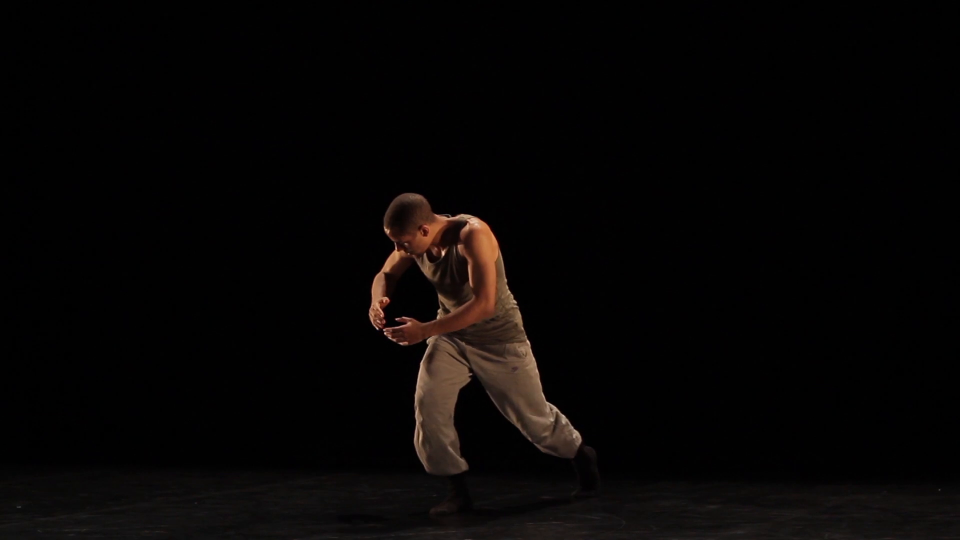
#> input picture frame 65 of documentary/example1.mp4, 1920 x 1080 px (shown at 1/2 size)
$ jupyter execute doku.ipynb
#> lines starting #> are read from the running program, lines starting #| are printed output that depends on the picture
Langzeitbelichtung

[cell 1]
import cv2 as cv
from tqdm import tqdm
import numpy as np

[cell 2]
######################################################################
# read video #########################################################
######################################################################
video = cv.VideoCapture(cv.samples.findFileOrKeep("./example1.mp4"))

[cell 3]
def averager():
    """Calculate the average using a closure."""
    count = 0
    total = 0.0

    def average(value):
        nonlocal count, total
        count += 1
        total += value
        return total / count

    return average

[cell 4]
######################################################################
# calculate r, b and g average from every frame ######################
######################################################################
step = 1
r, g, b = None, None, None
r_avg, g_avg, b_avg = averager(), averager(), averager()
total_frames = int(video.get(cv.CAP_PROP_FRAME_COUNT))
for count in tqdm(range(total_frames)):
    # Split the frame into its respective channels
    _, frame = video.read()

    if count % step == 0 and frame is not None:
        # separate frame into r, b and g matrices
        b_curr, g_curr, r_curr = cv.split(frame.astype("float"))
        # add r, b and g to average (per pixel basis)
        r, g, b = r_avg(r_curr), g_avg(g_curr), b_avg(b_curr)

# merge r, b and g matrices to pixel matrix
avg = cv.merge([b, g, r]).astype("uint8")

[cell 5]
######################################################################
# show average as image ##############################################
######################################################################
cv.imshow('Langzeitbelichtung', avg)
cv.waitKey(0)
cv.destroyAllWindows()

Foreground mask from last frame

[cell 6]
######################################################################
# setup & read video #################################################
######################################################################
background_subtraction = cv.createBackgroundSubtractorKNN()
video = cv.VideoCapture(cv.samples.findFileOrKeep("./example1.mp4"))

[cell 7]
######################################################################
# get foreground mask from last frame ################################
######################################################################
while True:
    ret, frame = video.read()
    if frame is None:
        break

    fg_mask = background_subtraction.apply(frame)

[cell 8]
######################################################################
# show foreground mask ###############################################
######################################################################
cv.imshow('Vordergrundmaske', fg_mask)
cv.waitKey(0)
cv.destroyAllWindows()

Background from last frame

[cell 9]
######################################################################
# setup & read video #################################################
######################################################################
background_subtraction = cv.createBackgroundSubtractorMOG2()
video = cv.VideoCapture(cv.samples.findFileOrKeep("./example1.mp4"))

[cell 10]
######################################################################
# get background from last frame #####################################
######################################################################
while True:
    ret, frame = video.read()
    if frame is None:
        break

    background_subtraction.apply(frame)

# save background image to specified image path
bg_image = background_subtraction.getBackgroundImage()

[cell 11]
######################################################################
# show background ####################################################
######################################################################
cv.imshow('Hintergrund', bg_image)
cv.waitKey(0)
cv.destroyAllWindows()

Canny Edge Detection from last frame

[cell 12]
######################################################################
# setup & read video #################################################
######################################################################
video = cv.VideoCapture(cv.samples.findFileOrKeep("./example1.mp4"))

[cell 13]
######################################################################
# get foreground mask from last frame ################################
######################################################################
while True:
    ret, frame = video.read()
    if frame is None:
        break

    sigma = 0.3
    median = np.median(frame)
    lower = int(max(0, (1.0 - sigma) * median))
    upper = int(min(255, (1.0 + sigma) * median))
    edges = cv.Canny(frame, lower, upper)

[cell 14]
######################################################################
# show edges #########################################################
######################################################################
cv.imshow('Hintergrund', edges)
cv.waitKey(0)
cv.destroyAllWindows()


$ run again, starting later in the video
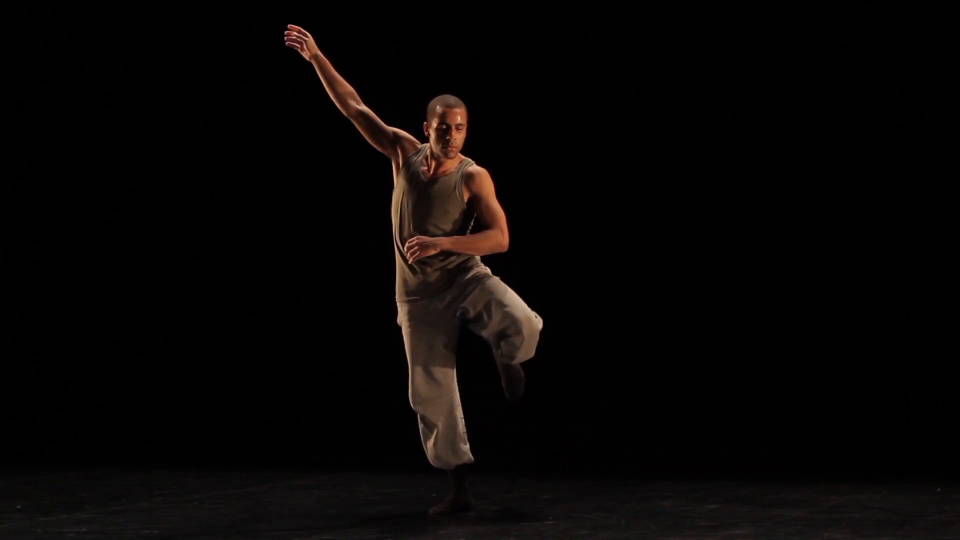
#> input picture frame 293 of documentary/example1.mp4, 1920 x 1080 px (shown at 1/2 size)

$ run again, starting later in the video
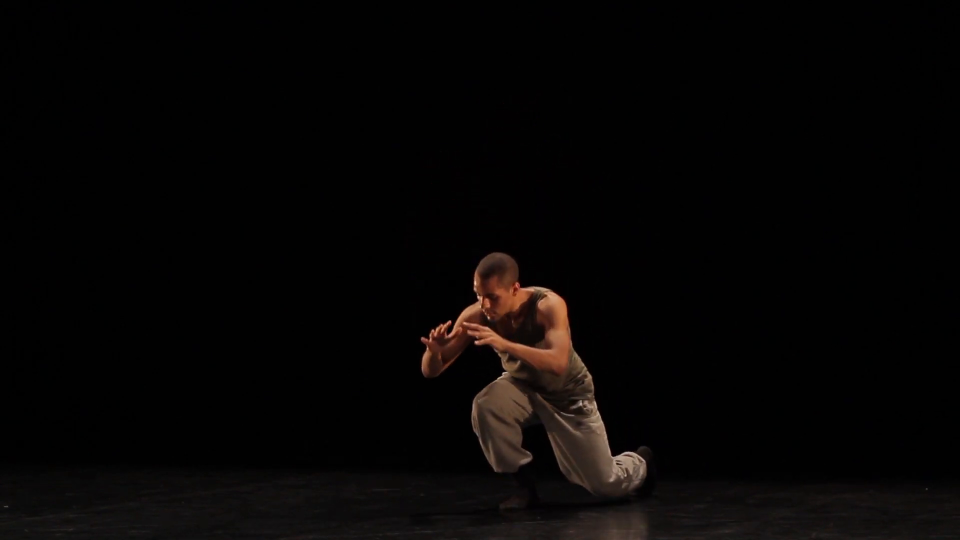
#> input picture frame 522 of documentary/example1.mp4, 1920 x 1080 px (shown at 1/2 size)
